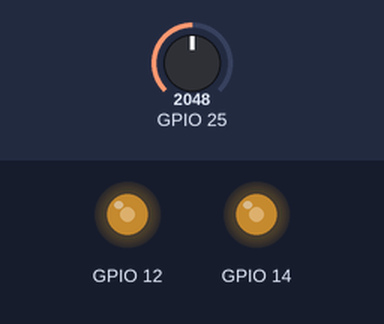
Bench run of a sketch on a simulated ESP32. Shown: output pins drawn as LEDs (lit = HIGH). The inputs (shaded band) are chosen by the test bench; at power-on: GPIO 25 = 2048.

Above: at 1.2 s.
1.3 s: GPIO 25 set to 2866
At 2.5 s:
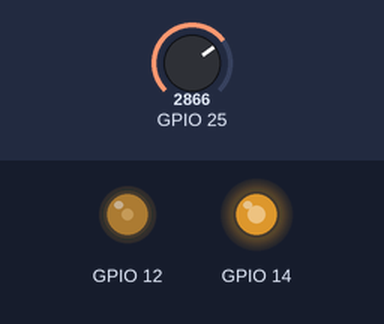
3.0 s: GPIO 25 set to 3603
At 3.6 s:
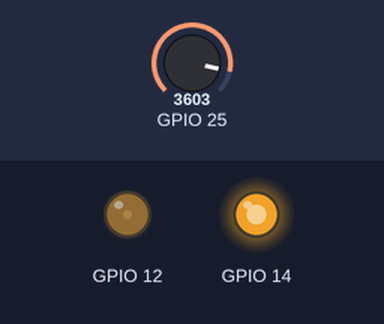
4.5 s: GPIO 25 set to 4095
At 4.8 s:
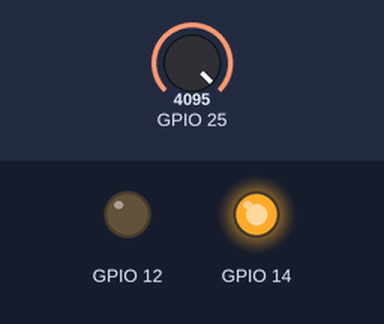
6.0 s: GPIO 25 set to 1228
At 7.2 s:
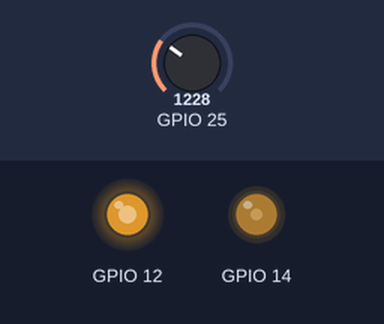
7.5 s: GPIO 25 set to 491
At 8.4 s:
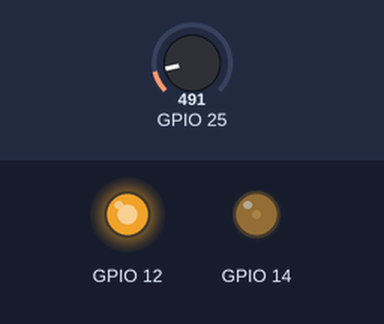
Timing chart, 0 to 10.0 s (numbered marks = the images above; inputs shaded):
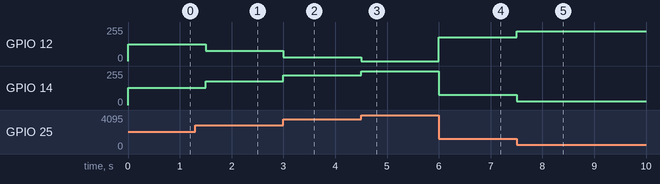

Measured:
- after the input at 1.3 s, GPIO 12: 127/255 → 76/255 after 0.20 s; GPIO 14: 128/255 → 178/255 after 0.20 s
- after the input at 3.0 s, GPIO 12: 76/255 → 30/255 at once; GPIO 14: 178/255 → 224/255 at once
- after the input at 4.5 s, GPIO 12: 30/255 → 0/255 at once; GPIO 14: 224/255 → 255/255 at once
- after the input at 6.0 s, GPIO 12: 0/255 → 178/255 at once; GPIO 14: 255/255 → 76/255 at once
- after the input at 7.5 s, GPIO 12: 178/255 → 224/255 at once; GPIO 14: 76/255 → 30/255 at once

The sketch:

mid2.ino
```cpp
void setup() {
  // initialize serial communication at 9600 bits per second:
  Serial.begin(9600);
  ledcSetup(0,1000,8);
  ledcSetup(1,1000,8);
  ledcAttachPin(12,0);
  ledcAttachPin(14,1);
}

// the loop routine runs over and over again forever:
void loop() {
  ledcWrite(0,255-analogRead(25)/16);
  ledcWrite(1,analogRead(25)/16);
  delay(500);
}
```
